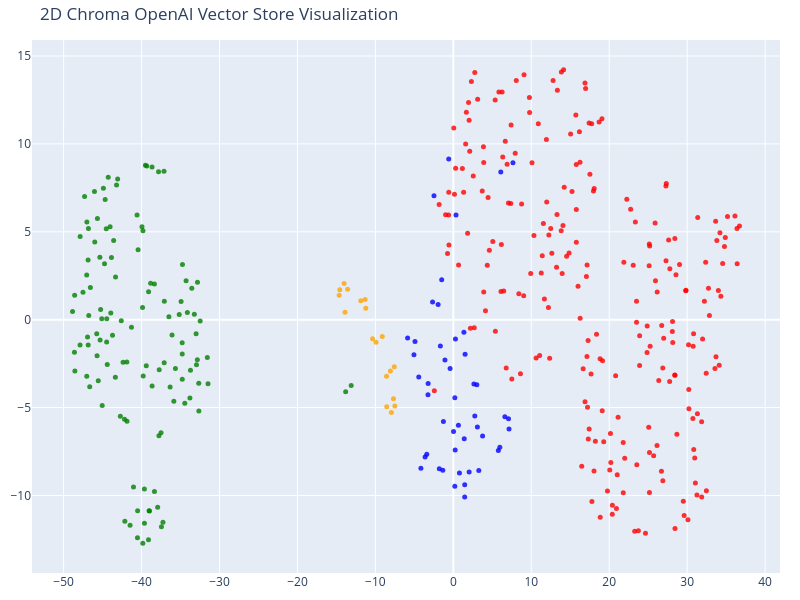

The cell this chart's notebook holds for it:
### Code cell
# We humans find it easier to visalize things in 2D!
# Reduce the dimensionality of the vectors to 2D using t-SNE
# (t-distributed stochastic neighbor embedding)

tsne = TSNE(n_components=2, random_state=42)
reduced_vectors = tsne.fit_transform(openai_vectors)

# Create the 2D scatter plot
fig = go.Figure(data=[go.Scatter(
    x=reduced_vectors[:, 0],
    y=reduced_vectors[:, 1],
    mode='markers',
    marker=dict(size=5, color=colors, opacity=0.8),
    text=[f"Type: {t}<br>Text: {d[:100]}..." for t, d in zip(doc_types, documents)],
    hoverinfo='text'
)])

fig.update_layout(title='2D Chroma OpenAI Vector Store Visualization',
    scene=dict(xaxis_title='x',yaxis_title='y'),
    width=800,
    height=600,
    margin=dict(r=20, b=10, l=10, t=40)
)

fig.show()

### Figure 1 — Plotly figure (JSON) as saved in the notebook; plotly's stock layout.template omitted (floating-point values rounded to 4 significant figures; data arrays with more than 128 entries replaced by an {"elided": "..."} marker saying what was removed)
{"data": [{"hoverinfo": "text", "marker": {"color": {"elided": "413 str values"}, "opacity": 0.8, "size": 5}, "mode": "markers", "text": {"elided": "413 str values"}, "type": "scatter", "x": {"elided": "413 float values"}, "y": {"elided": "413 float values"}}], "layout": {"height": 600, "margin": {"b": 10, "l": 10, "r": 20, "t": 40}, "scene": {"xaxis": {"title": {"text": "x"}}, "yaxis": {"title": {"text": "y"}}}, "title": {"text": "2D Chroma OpenAI Vector Store Visualization"}, "width": 800}}
